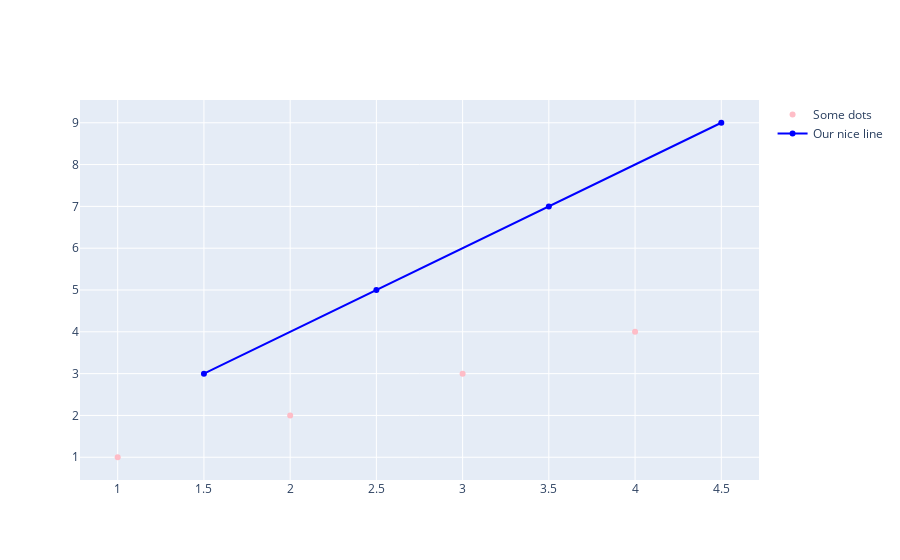

This figure's notebook cell:
### Markdown cell above
Finally, we create a plot of the two traces.

### Code cell
plotly.offline.iplot([
    trace0, trace1
])

### Figure 1 — Plotly figure (JSON) as saved in the notebook; plotly's stock layout.template omitted (floating-point values rounded to 4 significant figures)
{"data": [{"marker": {"color": "rgba(255, 182, 193, .9)"}, "mode": "markers", "name": "Some dots", "type": "scatter", "x": [1, 2, 3, 4], "y": [1, 2, 3, 4]}, {"marker": {"color": "blue"}, "name": "Our nice line", "type": "scatter", "x": [1.5, 2.5, 3.5, 4.5], "y": [3, 5, 7, 9]}], "layout": {}}
